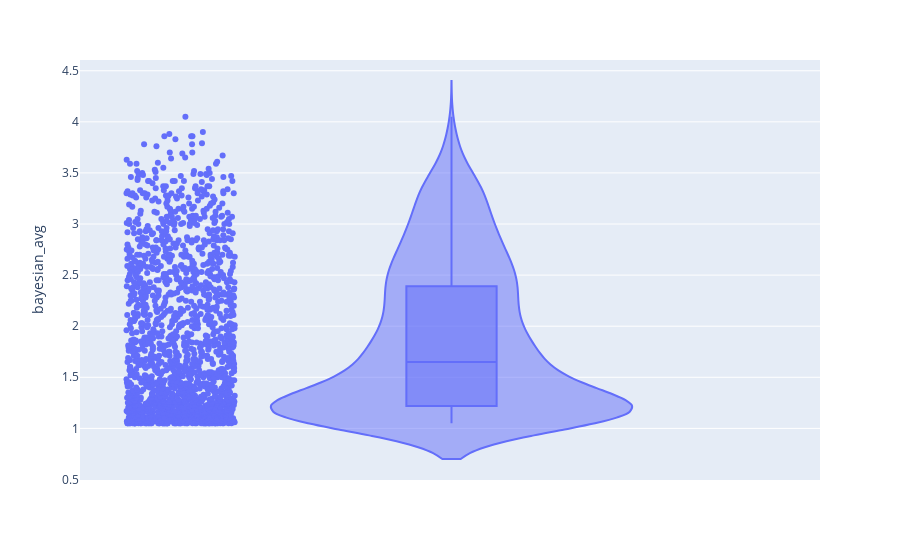

Write notebook code for a chart like this one.
### Code cell
# violin plot based on movies_stats 
fig = px.violin(movies_stats, y="bayesian_avg", box=True, points="all",
          hover_data=movies_stats.columns)
fig.show()

### Figure 1 — Plotly figure (JSON) as saved in the notebook; plotly's stock layout.template omitted (floating-point values rounded to 4 significant figures; data arrays with more than 128 entries replaced by an {"elided": "..."} marker saying what was removed)
{"data": [{"alignmentgroup": "True", "box": {"visible": true}, "customdata": {"elided": "1682x4 mixed values"}, "hovertemplate": "bayesian_avg=%{y}<br>movie_id=%{customdata[0]}<br>count=%{customdata[1]}<br>mean=%{customdata[2]}<br>movie_title=%{customdata[3]}<extra></extra>", "legendgroup": "", "marker": {"color": "#636efa"}, "name": "", "offsetgroup": "", "orientation": "v", "points": "all", "scalegroup": "True", "showlegend": false, "type": "violin", "x0": " ", "xaxis": "x", "y": {"elided": "1682 float values"}, "y0": " ", "yaxis": "y"}], "layout": {"legend": {"tracegroupgap": 0}, "margin": {"t": 60}, "violinmode": "group", "xaxis": {"anchor": "y", "domain": [0, 1]}, "yaxis": {"anchor": "x", "domain": [0, 1], "title": {"text": "bayesian_avg"}}}}
